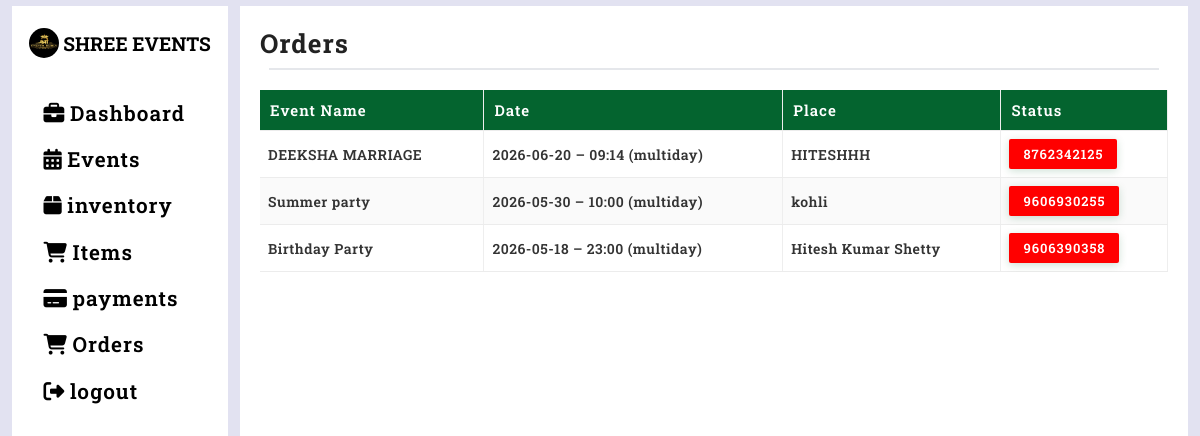
Page /orders (signed in) on the earlier database version.
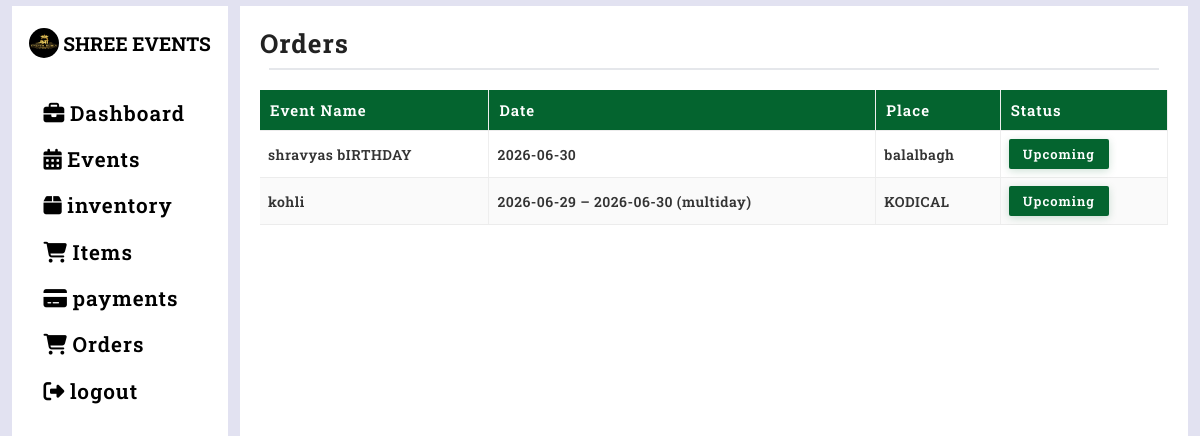
Same page on the later database version.
### tables this page shows
CREATE TABLE events(event_id INTEGER PRIMARY KEY AUTOINCREMENT,
                event_name TEXT NOT NULL,
                event_date DATETIME NOT NULL,
                end_date DATETIME,
                event_time DATETIME NOT NULL,
                place TEXT NOT NULL,
                cust TEXT NOT NULL,
                status TEXT DEFAULT 'pending',
                event_status TEXT DEFAULT 'upcoming',
                phone_number INTEGER NOT NULL
                );

### orders.py (the view)
@orders_app.route('/orders',methods=['GET','POST'])
def orders_fn():
    if 'user' in session:
        event_status_change()
        events_list=allocated_list_events()
        return render_template("orders.html",events_list=events_list)
    else:
        return redirect(url_for('home'))

### database.py (called while the page is built)
def get_connection():
    con=sqlite3.connect("database.db",timeout=30,check_same_thread=False)
    return con

def allocated_list_events():
    con=get_connection()
    cursor=con.cursor()
    cursor.execute("SELECT * FROM events WHERE status='allocated' ORDER BY event_date DESC")
    pen_data=cursor.fetchall()
    con.commit()
    con.close()
    return pen_data

def event_status_change():
    con=get_connection()
    cursor=con.cursor()
    cursor.execute("UPDATE events SET event_status='completed' WHERE event_date<DATE('now')")
    cursor.execute("UPDATE events SET event_status='upcoming' WHERE event_date>=DATE('now')")
    con.commit()
    con.close()

### templates/orders.html (shortened to what this page needs)
{% extends "base.html" %} {% block title %}ORDERS{% endblock %}  {% block content %}
<div class="orders-content">
  <div class="orders-table-container">
    {% if events_list %}
    <h2>orders</h2>
    <hr />
    <table>
      <thead>
        <tr>
          <td>Event Name</td>
          <td>Date</td>
          <td>Place</td>
          <td>Status</td>
        </tr>
      </thead>
      <tbody>
        {% for e in events_list %}
        <tr>
          <td>{{e[1]}}</td>
          <td>
            {{e[2]}} {% if e[3] and e[3] != e[2] %} &ndash; {{e[3]}} <span>(multiday)</span> {% endif %}
          </td>
          <td>{{e[5]}}</td>
          {% if e[8]=='upcoming' %}
          <td><button>{{e[8]}}</button></td>
          {% else %}
          <td><button style="background-color: red">{{e[8]}}</button></td>
          {% endif %}
        </tr>
        {% endfor %}
      </tbody>
    </table>
    {% else %}
    <div class="no-payments">
      <p>NO Events Created or Allocated 😭</p>
    </div>
    {% endif %}
  </div>
</div>
{% endblock %}

### templates/base.html (shortened to what this page needs)
<!doctype html>
<html lang="en">
<head>
  <link rel="stylesheet" href="https://cdnjs.cloudflare.com/ajax/libs/font-awesome/6.5.1/css/all.min.css" />
  <link rel="stylesheet" href="{{ url_for('static', filename='main.css') }}" />
</head>
<body>
  <div class="dashboard-container">
    <div class="left-bar" id="sidebar">
      <div class="left-header">
        <img src="{{url_for('static',filename='images/DOC-20260319-WA0019..png')}}" alt="logo" />
        <h2>SHREE EVENTS</h2>
      </div>
      <div class="nav-section">
        <ul>
          <li>
            <a href="{{url_for('dashboard.dashboard_fn')}}"><i class="fa-solid fa-briefcase"></i>Dashboard
            </a>
          </li>
          <li>
            <a href="{{url_for('events.events_fn')}}"><i class="fa-solid fa-calendar-days"></i>Events</a>
          </li>
          <li>
            <a href="{{url_for('inventory.inventory_fn')}}"><i class="fa-solid fa-box"></i>inventory</a>
          </li>
          <li>
            <a href="{{url_for('items.items_fn')}}"><i class="fa-solid fa-cart-shopping"></i>Items</a>
          </li>
          <li>
            <a href="{{url_for('payments.payments_fn')}}"><i class="fa-solid fa-credit-card"></i>payments</a>
          </li>
          <li>
            <a href="{{url_for('orders.orders_fn')}}"><i class="fa-solid fa-cart-shopping"></i>Orders</a>
          </li>
          <li>
            <a href="{{url_for('logout')}}"><i class="fa-solid fa-sign-out-alt"></i>logout</a>
          </li>
        </ul>
      </div>
    </div>
    <div class="right-bar" id="right-bar">
      {% block content %}{% endblock %}
    </div>
  </div>
</body>
</html>

### static/main.css (style rules this page uses)
* { box-sizing: border-box; margin: 0; padding: 0; }
.dashboard-container { height: 100vh; display: flex; background-color: #e2e2f1; }
.left-bar { width: 18%; padding: 0.5%; position: relative; margin: 0.5% 1%; overflow: hidden; background-color: white; }
.left-bar .left-header { height: 8%; width: 100%; justify-content: center; display: flex; align-items: center; }
.left-header img { width: 30px; height: 30px; border-radius: 50%; margin-right: 2%; }
.left-header h2 { font-family: "Roboto Slab", serif; font-size: 1.2em; }
.left-bar .nav-section { width: 100%; height: 92%; overflow: hidden; display: flex; flex-direction: column; margin-top: 10%; }
.nav-section ul { list-style: none; }
.nav-section ul li { padding: 2% 10%; font-size: 1.3em; margin-bottom: 5%; font-weight: 600; border-left: 5px solid transparent; transition: 1s ease; letter-spacing: 1px; }
.nav-section ul li a { font-family: "Roboto Slab", serif; text-decoration: none; color: black; }
.nav-section ul li a i { font-size: 1em; color: black; margin-right: 3%; }
.right-bar { width: 79%; margin: 0.5% 0; background-color: #e2e2f1; display: flex; flex-direction: column; position: relative; }
hr { width: 98%; margin: auto; }
thead { background: #f5f6fa; }
table td { padding: 10px 15px; height: 30px; border-bottom: 1px solid #eee; border-right: 1px solid #eee; font-family: "Roboto Slab", serif; letter-spacing: 1.2px; color: #333; font-weight: 600; }
table td button { background-color: #fff; border: none; outline: none; height: 20px; font-size: 18px; }
.orders-content { width: 100%; height: 100vh; background: #f4f6f9; font-family: "Roboto Slab", serif; overflow: hidden; box-sizing: border-box; }
.orders-table-container { width: 100%; height: 100vh; background: #fff; padding: 20px; box-shadow: 0 4px 18px rgba(0, 0, 0, 0.08); overflow-y: auto; overflow-x: auto; box-sizing: border-box; }
.orders-table-container h2 { font-size: 26px; color: #222; letter-spacing: 1px; margin-bottom: 8px; text-transform: capitalize; }
.orders-table-container hr { border: none; height: 2px; background: #e5e7eb; margin-bottom: 20px; }
.orders-table-container table { width: 100%; border-collapse: collapse; overflow: hidden; }
.orders-table-container table thead { background: #04642f; }
.orders-table-container table thead td { color: white; font-size: 15px; font-weight: 600; padding: 10px; letter-spacing: 1px; }
.orders-table-container table tbody tr { transition: 0.3s ease; }
.orders-table-container table tbody tr:nth-child(even) { background: #fafafa; }
.orders-table-container table td { padding: 8px; border-bottom: 1px solid #ececec; font-size: 14px; color: #333; letter-spacing: 0.5px; }
.orders-table-container table button { color: white; font-family: "Roboto Slab", serif; font-size: 13px; letter-spacing: 1px; padding: 1px 14px; height: 30px; background-color: #04642f; outline: none; border: none; border-radius: 2px; min-width: 100px; text-transform: capitalize; font-weight: 600; box-shadow: 0 2px 8px rgba(4, 100, 47, 0.2); }

Differences in the rows shown:
removed events: event_name "DEEKSHA MARRIAGE", event_date "2026-06-20", event_time "09:14", cust "HITESHHH", phone_number "8762342125"
removed events: event_name "Summer party", event_date "2026-05-30", event_time "10:00", cust "kohli", phone_number "9606930255"
removed events: event_name "Birthday Party", event_date "2026-05-18", event_time "23:00", cust "Hitesh Kumar Shetty", phone_number "9606390358"
added events: event_name "shravyas bIRTHDAY", event_date "2026-06-30", place "balalbagh", event_status "Upcoming"
added events: event_name "kohli", event_date "2026-06-29", end_date "2026-06-30", place "KODICAL", event_status "Upcoming"
